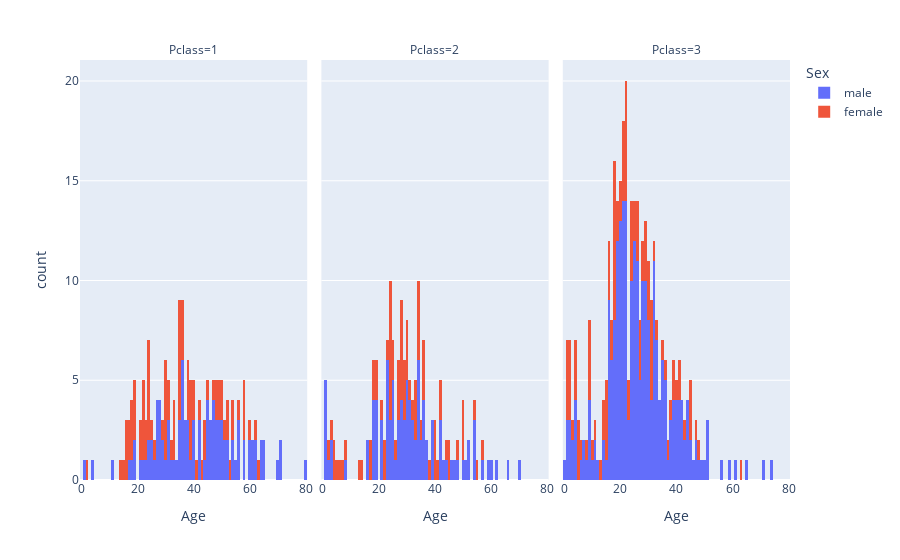

Notebook cell for this chart:
### Markdown cell above
#### Histogram
**`px.histogram()`**

### Code cell
px.histogram(data_frame = df_titanic.sort_values("Pclass"), 
             x          = "Age",
             color      = "Sex",
             facet_col  = "Pclass",
             nbins      = 100)

### Figure 1 — Plotly figure (JSON) as saved in the notebook; plotly's stock layout.template omitted (floating-point values rounded to 4 significant figures; data arrays with more than 128 entries replaced by an {"elided": "..."} marker saying what was removed)
{"data": [{"alignmentgroup": "True", "bingroup": "x", "hovertemplate": "Sex=male<br>Pclass=1<br>Age=%{x}<br>count=%{y}<extra></extra>", "legendgroup": "male", "marker": {"color": "#636efa", "pattern": {"shape": ""}}, "name": "male", "nbinsx": 100, "offsetgroup": "male", "orientation": "v", "showlegend": true, "type": "histogram", "x": [4, 0.92, null, 48, null, null, null, 60, null, 49, 45, 29, 35, 38, 45.5, 42, 27, 37, 40, null, null, 56, 29, 61, 45, 38, 19, null, 40, 52, 35, 62, 37, null, 44, 36, 70, 31, 47, null, 36, 35, null, 18, 71, 55, 58, 27, 49, null, 36, null, 62, 17, 60, 64, 50, 45, 25, null, 42, null, 58, 50, 47, 36, 56, 31, 27, 36, 22, 27, 25, 48, 28, 50, 80, 56, 32, 47, null, 48, 65, 49, 30, 52, 34, 26, 64, 61, 36, 38, 23, 71, null, 40, 46, 54, 24, 39, 11, 28, 42, 28, 24, null, 31, 37, 33, null, 51, 45, 51, null, 19, 46, null, 28, 21, 65, 47, 54], "xaxis": "x", "yaxis": "y"}, {"alignmentgroup": "True", "bingroup": "x", "hovertemplate": "Sex=male<br>Pclass=2<br>Age=%{x}<br>count=%{y}<extra></extra>", "legendgroup": "male", "marker": {"color": "#636efa", "pattern": {"shape": ""}}, "name": "male", "nbinsx": 100, "offsetgroup": "male", "orientation": "v", "showlegend": false, "type": "histogram", "x": [52, 29, 30, 66, 25, 39, 34, 54, 0.83, 1, 2, 43, 28, 36, 25, 26, 23, null, null, 24, 30, 48, 21, 3, 31, 31, 34, 16, 0.83, null, 21, null, 31, 18, 70, 32, 28, 57, 25, 46, 23, 32, 24, 60, 34, 36, 24, 44, 51, 19, 33, 3, 29, 23, 19, 25, 54, 27, null, 59, 18, 47, 8, 28, null, 19, 36.5, 18, 42, 39, 30, 18, 42, 30, 32, 27, 34, 19, 0.67, 37, null, 21, 50, 34, 35, 34, 42, 29, 36, 16, 52, 31, 62, 35, 27, 32.5, 23, 1, 23, null, 54, 23, 39, null, 36, 25, 30, 28], "xaxis": "x2", "yaxis": "y2"}, {"alignmentgroup": "True", "bingroup": "x", "hovertemplate": "Sex=male<br>Pclass=3<br>Age=%{x}<br>count=%{y}<extra></extra>", "legendgroup": "male", "marker": {"color": "#636efa", "pattern": {"shape": ""}}, "name": "male", "nbinsx": 100, "offsetgroup": "male", "orientation": "v", "showlegend": false, "type": "histogram", "x": {"elided": "347 float values"}, "xaxis": "x3", "yaxis": "y3"}, {"alignmentgroup": "True", "bingroup": "x", "hovertemplate": "Sex=female<br>Pclass=1<br>Age=%{x}<br>count=%{y}<extra></extra>", "legendgroup": "female", "marker": {"color": "#EF553B", "pattern": {"shape": ""}}, "name": "female", "nbinsx": 100, "offsetgroup": "female", "orientation": "v", "showlegend": true, "type": "histogram", "x": [24, 30, 17, null, 24, 18, 2, 38, 19, 26, 53, 50, 22, 40, 22, 24, 41, 31, null, 16, 36, 18, 63, 31, 33, 36, 51, 58, 32, 44, 50, 43, 17, 35, 35, 58, 29, 35, 30, null, 21, 15, 60, 24, 54, 30, 16, 40, 25, 54, 35, 44, 39, 39, 39, 48, 18, 36, 22, 30, 52, 33, 23, null, 42, null, 35, 21, null, 24, 14, null, 48, 19, 47, 62, 58, null, 23, 39, 33, 52, 30, 56, null, 22, 49, 38, 49, 35, 16, 19, 45, 38], "xaxis": "x", "yaxis": "y"}, {"alignmentgroup": "True", "bingroup": "x", "hovertemplate": "Sex=female<br>Pclass=2<br>Age=%{x}<br>count=%{y}<extra></extra>", "legendgroup": "female", "marker": {"color": "#EF553B", "pattern": {"shape": ""}}, "name": "female", "nbinsx": 100, "offsetgroup": "female", "orientation": "v", "showlegend": false, "type": "histogram", "x": [17, 45, 38, 29, 24, 4, 24, 30, 22, 34, 33, 36, 22, 24, 26, 40, 28, 34, 18, 18, 28, 19, 42, 44, 5, 28, 24, 45, 21, 28, 13, 50, 3, 29, 27, 42, 27, 36, 17, 40, 23, 33, 28, null, 25, 8, 55, 32, 24, 7, 57, 14, 30, 31, 19, 35, 48, 24, 4, 29, 30, 2, 6, 27, 24, 36, 34, 40, 34, 25, 54, 50, 50, 41, null, 32.5], "xaxis": "x2", "yaxis": "y2"}, {"alignmentgroup": "True", "bingroup": "x", "hovertemplate": "Sex=female<br>Pclass=3<br>Age=%{x}<br>count=%{y}<extra></extra>", "legendgroup": "female", "marker": {"color": "#EF553B", "pattern": {"shape": ""}}, "name": "female", "nbinsx": 100, "offsetgroup": "female", "orientation": "v", "showlegend": false, "type": "histogram", "x": {"elided": "144 float values"}, "xaxis": "x3", "yaxis": "y3"}], "layout": {"annotations": [{"font": {}, "showarrow": false, "text": "Pclass=1", "x": 0.16, "xanchor": "center", "xref": "paper", "y": 1, "yanchor": "bottom", "yref": "paper"}, {"font": {}, "showarrow": false, "text": "Pclass=2", "x": 0.5, "xanchor": "center", "xref": "paper", "y": 1, "yanchor": "bottom", "yref": "paper"}, {"font": {}, "showarrow": false, "text": "Pclass=3", "x": 0.84, "xanchor": "center", "xref": "paper", "y": 1, "yanchor": "bottom", "yref": "paper"}], "barmode": "relative", "legend": {"title": {"text": "Sex"}, "tracegroupgap": 0}, "margin": {"t": 60}, "xaxis": {"anchor": "y", "domain": [0, 0.32], "title": {"text": "Age"}}, "xaxis2": {"anchor": "y2", "domain": [0.34, 0.66], "matches": "x", "title": {"text": "Age"}}, "xaxis3": {"anchor": "y3", "domain": [0.68, 1.0], "matches": "x", "title": {"text": "Age"}}, "yaxis": {"anchor": "x", "domain": [0, 1], "title": {"text": "count"}}, "yaxis2": {"anchor": "x2", "domain": [0, 1], "matches": "y", "showticklabels": false}, "yaxis3": {"anchor": "x3", "domain": [0, 1], "matches": "y", "showticklabels": false}}}
